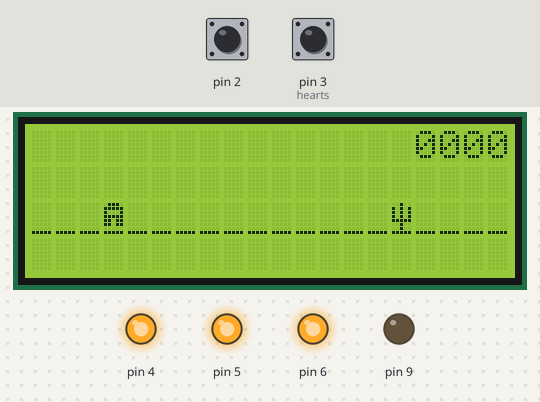
Simulated run of this sketch. Board: Arduino Uno, built with avr-gcc and run on an emulated ATmega328P. Shown: 20×4 character LCD, output pins drawn as LEDs (lit = HIGH). Inputs (shaded band) come from the test bench; at power-on: pin 2 HIGH, pin 3 (hearts) HIGH. Random numbers use the default seed unless the sketch sets one; EEPROM starts erased; what the sketch prints to the serial monitor is not drawn.

Above: at 13.4 s.
13.5 s: pin 2 pulled LOW for 0.15 s
At 14.1 s:
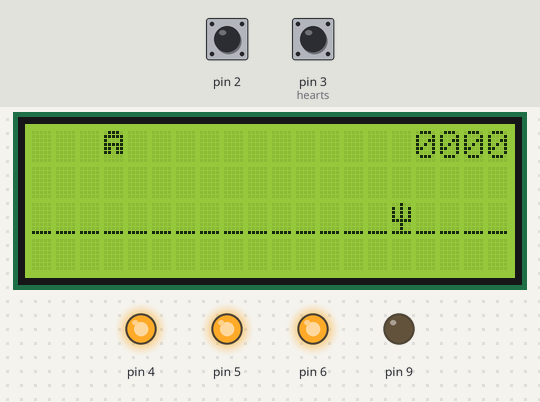
14.2 s: pin 2 pulsed LOW 5 times (0.12 s each, 0.3 s apart)
At 15.8 s:
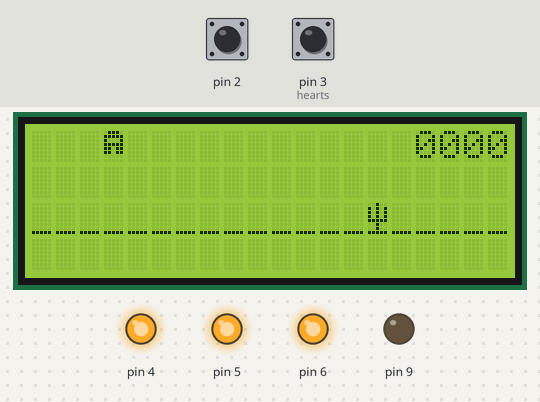
17.2 s: pin 2 pulled LOW for 1 s
At 17.9 s:
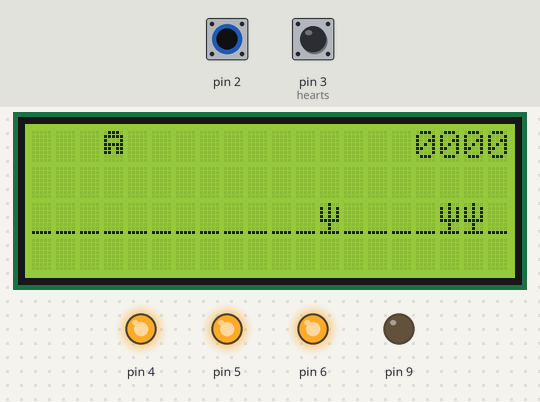
18.8 s: pin 2 pulled LOW for 0.15 s
At 19.5 s:
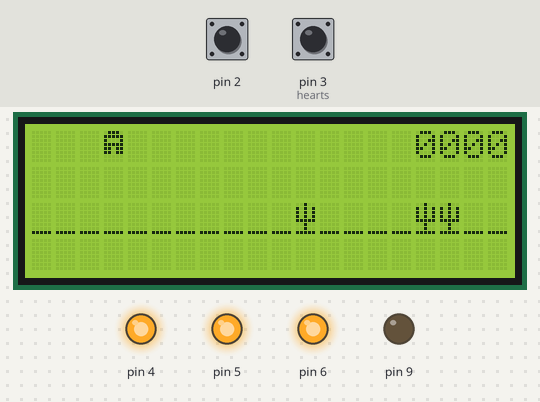
20.2 s: pin 2 pulsed LOW 2 times (0.12 s each, 0.3 s apart)
At 24.43 s:
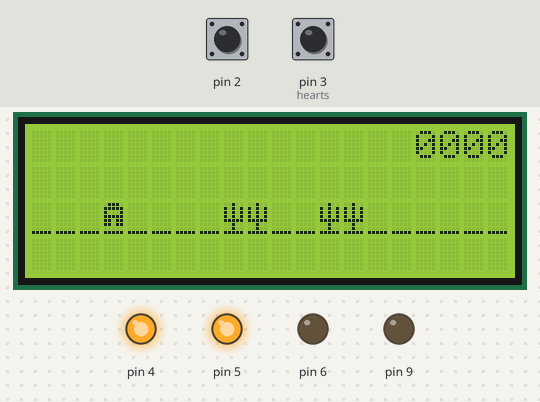
Timing chart, 0 to 25.7 s (numbered marks = the images above; inputs shaded):
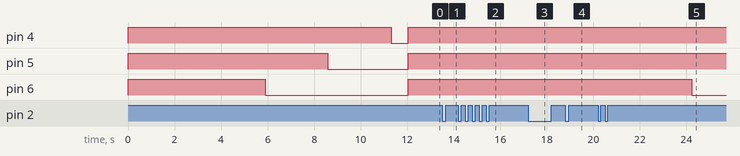

Measured:
- what the display in image 3 shows lasts 0.5 s, from 17.5 s to 18.0 s

The sketch:

dino.ino
```cpp
#include <Wire.h>
#include <LiquidCrystal_I2C.h>
#include <EEPROM.h>
#define printByte(args)  write(args);
#define JUMPD 300
#define EMPTY 0
#define ROAD 1
#define SUSROAD 2
#define CACROAD 3
#define SUSJUMP 4
#define FUNC pow(millis()/100,1/3)
#define ARR 8


volatile LiquidCrystal_I2C lcd(0x27,20,4);

uint8_t road[8] = {0x0,0x0,0x0,0x0,0x0,0x0,0x0,0x1f};
uint8_t sus_road[8] = {0xe,0x1f,0x11,0x1f,0x1b,0x1b,0x0,0x1f};
uint8_t sus_jump[8] = {0xe,0x1f,0x11,0x1f,0x1b,0x1b,0x0,0x0};
uint8_t cac_road[8] = {0x4,0x15,0x15,0x15,0x1f,0x4,0x4,0x1f};
uint8_t empty[8] = {};
uint8_t road_misc[8] = {};

void(* reset)(void) = 0;

volatile static uint32_t tmr;
volatile static uint32_t tmr1;
volatile static uint32_t tmr2;
volatile bool isJumped = false;
volatile bool isEnd = false;
volatile int arrSize = 0;
volatile int creationDelay = 0;
volatile bool isGameOver = false;
volatile int hearts = 3;
volatile int arrCounter = 0;
volatile int cacCount = 0;
volatile int lastCreationDelay = 0;

volatile int susPos = 2;
volatile int score = 0;

volatile int scores[3] = {0, 0, 0};

class Cactus;

void removeCac(Cactus* cac);

class Cactus {
public:
  Cactus(int column, int row) {
    this->column = column;
    this->row = row;
  }

  void incColumn() {
    this->column++;
  }

  void decColumn() {
    if (this->column != 0) {
      this->column--;
    }
  }

  void setEnded(bool flag) {
    this->isEnded = flag;
  }

  int getColumn() {
    return this->column;
  }

  int getRow() {
    return this->row;
  }

  void moveLeft() {
    if (isEnded) return;

    if (this->column <= 0) {
      this->setEnded(true);
      cacCount--;
      score+=3;
      lcd.setCursor(16,0);
      lcd.print("0000");
      lcd.setCursor(20-String(score).length(),0);
      lcd.print(String(score));
    }

    lcd.setCursor(getColumn(), getRow());
    lcd.printByte(ROAD);

    decColumn();

    lcd.setCursor(getColumn(), getRow());
    lcd.printByte(CACROAD);


  }
private:
  int column;
  int row;
  bool isEnded = false;
};


volatile Cactus* arr[ARR];

void addCac(Cactus* cac) {
  delete arr[arrCounter];
  arr[arrCounter] = cac;
  if (arrCounter == ARR-1) {arrCounter = 0;}
  else {arrCounter++;}
  arrSize = min(++arrSize,ARR);
  cacCount++;
}

void removeCac(Cactus* cac) {
  cacCount--;
  lcd.setCursor(0,2);
  lcd.printByte(ROAD);


}

void onClick() {
  Serial.println("Jump!");
  if (!isJumped) isJumped = true;
  if (isGameOver) {
    Serial.write('3');
    reset();
  }
}
void onReset() {
  if (!isGameOver) return;

  Serial.println("PRERIVANIE!!!");
  for (int i=0;i<3;i++) {
    scores[i]=0;
    EEPROM.write(i,0);
  }

  lcd.setCursor(5,1);
  lcd.print(scores[0] == 0 ? "1-st: --" : "1-st: " + String(scores[0]));
  lcd.setCursor(5,2);
  lcd.print(scores[1] == 0 ? "2-nd: --" : "2-nd: " + String(scores[1]));
  lcd.setCursor(5,3);
  lcd.print(scores[2] == 0 ? "3-rd: --" : "3-rd: " + String(scores[2]));
}

void setup() {
  Serial.begin(115200);

  pinMode(2,INPUT_PULLUP);
  pinMode(3,INPUT_PULLUP);
  pinMode(4 , OUTPUT);
  pinMode(5 , OUTPUT);
  pinMode(6 , OUTPUT);
  pinMode(9,OUTPUT);

  digitalWrite(4,HIGH);
  digitalWrite(5,HIGH);
  digitalWrite(6,HIGH);


  lcd.init();
  lcd.init();
  lcd.createChar(ROAD, road);
  lcd.createChar(SUSROAD, sus_road);
  lcd.createChar(CACROAD, cac_road);
  lcd.createChar(SUSJUMP, sus_jump);
  lcd.createChar(EMPTY, empty);
  lcd.home();
  // Print a message to the LCD.
  lcd.backlight();
  lcd.setCursor(3,2);
  lcd.printByte(SUSROAD);
  for (int i=0;i<20;i++) {
    if (i==3) continue;
    lcd.setCursor(i,2);
    lcd.printByte(ROAD);
  }

  attachInterrupt(digitalPinToInterrupt(2), onClick, FALLING);
  attachInterrupt(digitalPinToInterrupt(3), onReset, FALLING);
  Serial.write('1');
  lcd.setCursor(16,0);
  lcd.print("0000");
  isEnd = false;

  for (int i=0;i<3;i++) {
    if (EEPROM.read(i) != 255) continue;
    EEPROM.write(i,0);
  }

  for (int i=0;i<3;i++) {
    scores[i]=EEPROM.read(i);
  }
}


void loop() {
  if (isJumped) {
    lcd.setCursor(3,2);
    lcd.printByte(ROAD);

    lcd.setCursor(3,1);
    lcd.printByte(SUSJUMP);
    susPos--;

    delay(JUMPD);

    lcd.setCursor(3,1);
    lcd.printByte(EMPTY);

    lcd.setCursor(3,0);
    lcd.printByte(SUSJUMP);
    susPos--;

    delay(JUMPD+200);
    //----------------------------

    lcd.setCursor(3,0);
    lcd.printByte(EMPTY);

    lcd.setCursor(3,1);
    lcd.printByte(SUSJUMP);
    susPos++;

    delay(JUMPD);

    lcd.setCursor(3,1);
    lcd.printByte(EMPTY);

    lcd.setCursor(3,2);
    lcd.printByte(SUSROAD);
    susPos++;

    delay(JUMPD);

    isJumped = false;
  }

  if (arrSize > 0 && millis()-tmr >= 350-FUNC && !isGameOver) {
    for (int i=0;i<arrSize;i++) {
      arr[i]->moveLeft();
      lcd.setCursor(0,2);
      lcd.printByte(ROAD);
    }
    tmr = millis();
  }

  if (millis()-tmr1 >= creationDelay && cacCount < ARR && !isGameOver) {
    Cactus* cac = new Cactus(19, 2);
    addCac(cac);
    randomSeed(millis());
    if (lastCreationDelay <= 5) lastCreationDelay = random(6,8);
    else lastCreationDelay = random(4,8);
    creationDelay = (350-FUNC)*lastCreationDelay;
    tmr1 = millis();
  }

  for (int i=0;i<arrSize;i++) {
    if (susPos == 2 && arr[i]->getColumn() == 3 && millis()-tmr2 >= 350-FUNC) {
      digitalWrite(hearts+3,LOW);
      if (hearts > 1) Serial.write('2');
      hearts--;
      tmr2 = millis();
      if (hearts == 0) {
        isGameOver = true;
      }
      break;
    }
  }

  if (isGameOver && !isEnd) {
    Serial.write('0');
    lcd.print("GAME OVER!");
    for (int r=0;r<4;r++) {
      for (int h=0;h<20;h++) {
        lcd.setCursor(h,r);
        lcd.printByte(EMPTY);
      }
    }
    lcd.setCursor(5,0);
    lcd.print("GAME OVER!");
    if (score > scores[0]) {
      scores[2]=scores[1];
      scores[1]=scores[0];
      scores[0]=score;
    } else if (score > scores[1]) {
      scores[2]=scores[1];
      scores[1]=score;
    } else if (score > scores[2]) {
      scores[2]=score;
    }

    for (int i=0;i<3;i++){
        EEPROM.write(i,scores[i]);
    }

    lcd.setCursor(5,1);
    lcd.print(scores[0] == 0 ? "1-st: --" : "1-st: " + String(scores[0]));
    lcd.setCursor(5,2);
    lcd.print(scores[1] == 0 ? "2-nd: --" : "2-nd: " + String(scores[1]));
    lcd.setCursor(5,3);
    lcd.print(scores[2] == 0 ? "3-rd: --" : "3-rd: " + String(scores[2]));
    isEnd = true;
  }

  if (susPos == 2 && !isGameOver) {
    lcd.setCursor(3,2);
    lcd.printByte(SUSROAD);
  }
}

void yield() {
  if (arrSize > 0 && millis()-tmr >= 350-FUNC && !isGameOver) {
    for (int i=0;i<arrSize;i++) {
      arr[i]->moveLeft();
      lcd.setCursor(0,2);
      lcd.printByte(ROAD);
    }
    tmr = millis();
  }

  if (millis()-tmr1 >= creationDelay && cacCount < ARR && !isGameOver) {
    Cactus* cac = new Cactus(19, 2);
    addCac(cac);
    randomSeed(millis());
    if (lastCreationDelay <= 4) lastCreationDelay = random(6,8);
    else lastCreationDelay = random(4,8);
    creationDelay = (350-FUNC)*lastCreationDelay;
    tmr1 = millis();
  }

  for (int i=0;i<arrSize;i++) {
    if (susPos == 2 && arr[i]->getColumn() == 3 && millis()-tmr2 >= 350-FUNC) {
      digitalWrite(hearts+3,LOW);
      if (hearts > 1) Serial.write('2');
      hearts--;
      tmr2 = millis();
      if (hearts == 0) {
        isGameOver = true;
      }
      break;
    }
  }
}
```
